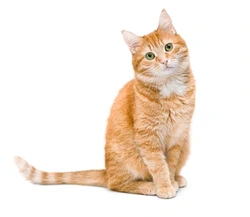
#> input picture 6 sem/cv/3/cat.jpg, 250 x 217 px
$ python task5.py
#> lines starting #> are read from the running program, lines starting #| are printed output that depends on the picture; after the words box and inside, x2 and y2 are one past the last pixel; in counts of white or black regions, pixels touching at a corner belong together
import cv2
import numpy as np
import matplotlib.pyplot as plt


def watershed_segmentation(image_path):
    # 1. Загрузка изображения
#> called with image_path = '../3/cat.jpg'
    img = cv2.imread(image_path)
#> img is the input picture: shape (217, 250, 3); mean B, G, R 224.6, 234.5, 245.4
    if img is None:
        print(f"Error: Could not load image from {image_path}")
        return None, None, None, None

    # Преобразование в градации серого
    gray = cv2.cvtColor(img, cv2.COLOR_BGR2GRAY)

    # 2. Бинаризация и удаление шума
    _, binary = cv2.threshold(gray, 0, 255, cv2.THRESH_BINARY_INV + cv2.THRESH_OTSU)
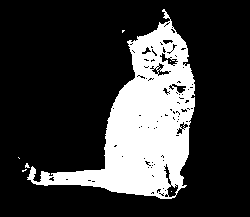
#> binary: shape (217, 250); 22.5% white; 7 white regions (6 under 20 px), largest, box (x1, y1, x2, y2) and area: (27, 9, 195, 199) 12166
    kernel = np.ones((3, 3), np.uint8)
    opening = cv2.morphologyEx(binary, cv2.MORPH_OPEN, kernel, iterations=2)
#> opening: shape (217, 250); 20.8% white; 3 white regions, box (x1, y1, x2, y2) and area: (54, 24, 195, 196) 11119, (41, 172, 52, 185) 118, (29, 169, 36, 179) 50

    # 3. Фон и объекты
    sure_bg = cv2.dilate(opening, kernel, iterations=15)
#> sure_bg: shape (217, 250); 43.7% white; 1 white region, box (x1, y1, x2, y2) and area: (14, 9, 210, 211) 23733
    dist_transform = cv2.distanceTransform(opening, cv2.DIST_L2, 5)
    _, sure_fg = cv2.threshold(dist_transform, 0.6 * dist_transform.max(), 255, 0)
#> sure_fg: shape (217, 250) float32; 2.6% white; 2 white regions, box (x1, y1, x2, y2) and area: (117, 89, 178, 156) 1000, (111, 162, 144, 184) 393

    # 4. Метки
    sure_fg = np.uint8(sure_fg)
    unknown = cv2.subtract(sure_bg, sure_fg)
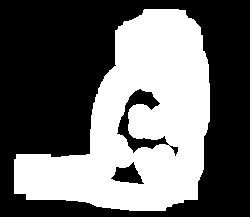
#> unknown: shape (217, 250); 41.2% white; 1 white region, box (x1, y1, x2, y2) and area: (14, 9, 210, 211) 22340
    _, markers = cv2.connectedComponents(sure_fg)
#> markers: shape (217, 250) int32; 3 distinct labels, from 0 to 2
    markers = markers + 1
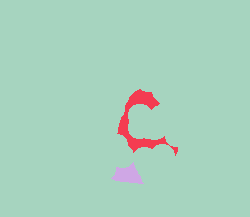
#> markers: shape (217, 250) int32; 3 distinct labels, from 1 to 3; one colour per label, 0 black
    markers[unknown == 255] = 0
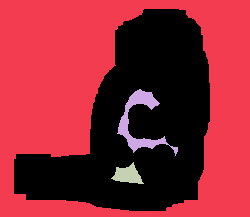
#> markers: shape (217, 250) int32; 4 distinct labels, from 0 to 3; one colour per label, 0 black

    # 5. Водораздел
    img_ws = img.copy()
    cv2.watershed(img_ws, markers)
    img_ws[markers == -1] = [0, 0, 255]
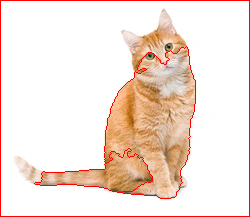
#> img_ws: shape (217, 250, 3); 2.97% of pixels changed, all inside (x1, y1, x2, y2) = (0, 0, 250, 217)

    # 6. Подсчёт размеров сегментов
    unique_labels = np.unique(markers)
#> unique_labels = [-1, 1, 2, 3]
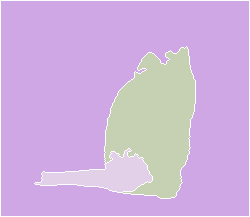
#> markers: shape (217, 250) int32; 4 distinct labels, from -1 to 3; one colour per label, 0 black, -1 white
    segment_sizes = []
    for label in unique_labels:
        if label <= 0:  # Пропускаем фон и границы
            continue
        size = np.sum(markers == label)  # Количество пикселей для текущего сегмента
        segment_sizes.append(size)
#> this loop made 4 passes
#> size on passes 2 to 4: 41633, 8781, 2226
#> label on pass 1: -1
#> after the loop, segment_sizes = [41633, 8781, 2226]

    num_segments = len(segment_sizes)  # Количество сегментов
#> num_segments = 3

    return img_ws, markers, num_segments, segment_sizes


# Список изображений для обработки
path = "../3/cat.jpg"
img_ws, markers, num_segments, segment_sizes = watershed_segmentation(path)
#> num_segments = 3; segment_sizes = [41633, 8781, 2226]

# Визуализация результатов
if img_ws is not None:
    img = cv2.imread(path)  # Загружаем оригинальное изображение для отображения
    plt.figure(figsize=(10, 5))
    plt.subplot(1, 2, 1)
    plt.imshow(cv2.cvtColor(img, cv2.COLOR_BGR2RGB))
    plt.title("Оригинал")
    plt.axis('off')

    plt.subplot(1, 2, 2)
    plt.imshow(cv2.cvtColor(img_ws, cv2.COLOR_BGR2RGB))
    plt.title("Watershed Segmentation")
    plt.axis('off')
    plt.tight_layout()
    plt.show()
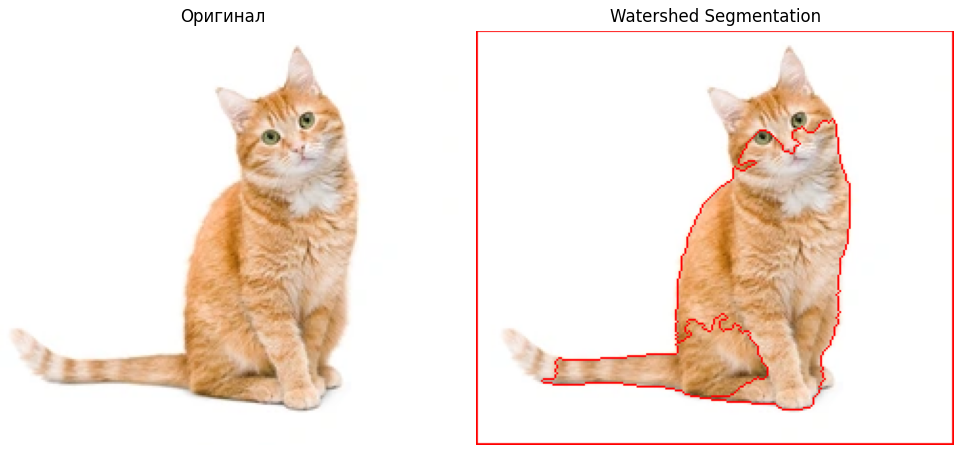
#> figure drawn by matplotlib, 2 panels
